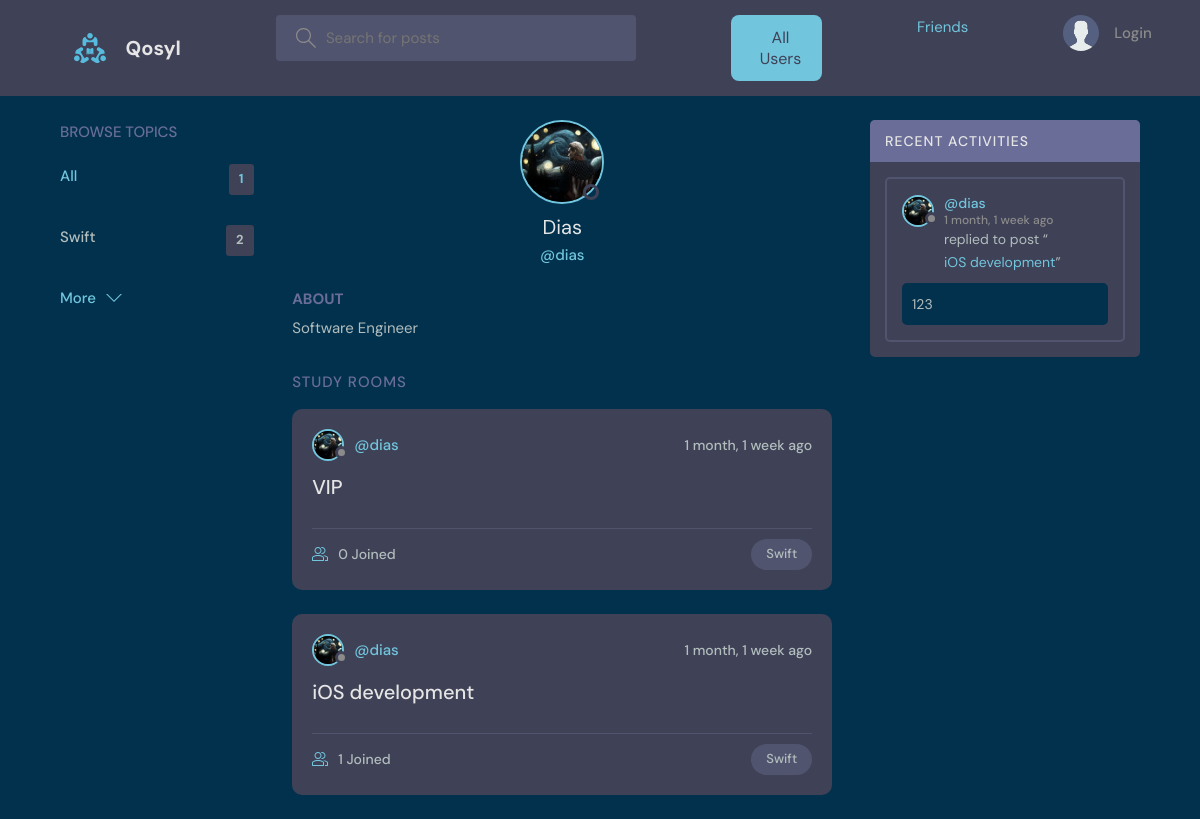
Before: /profile/2/ with the older database file.
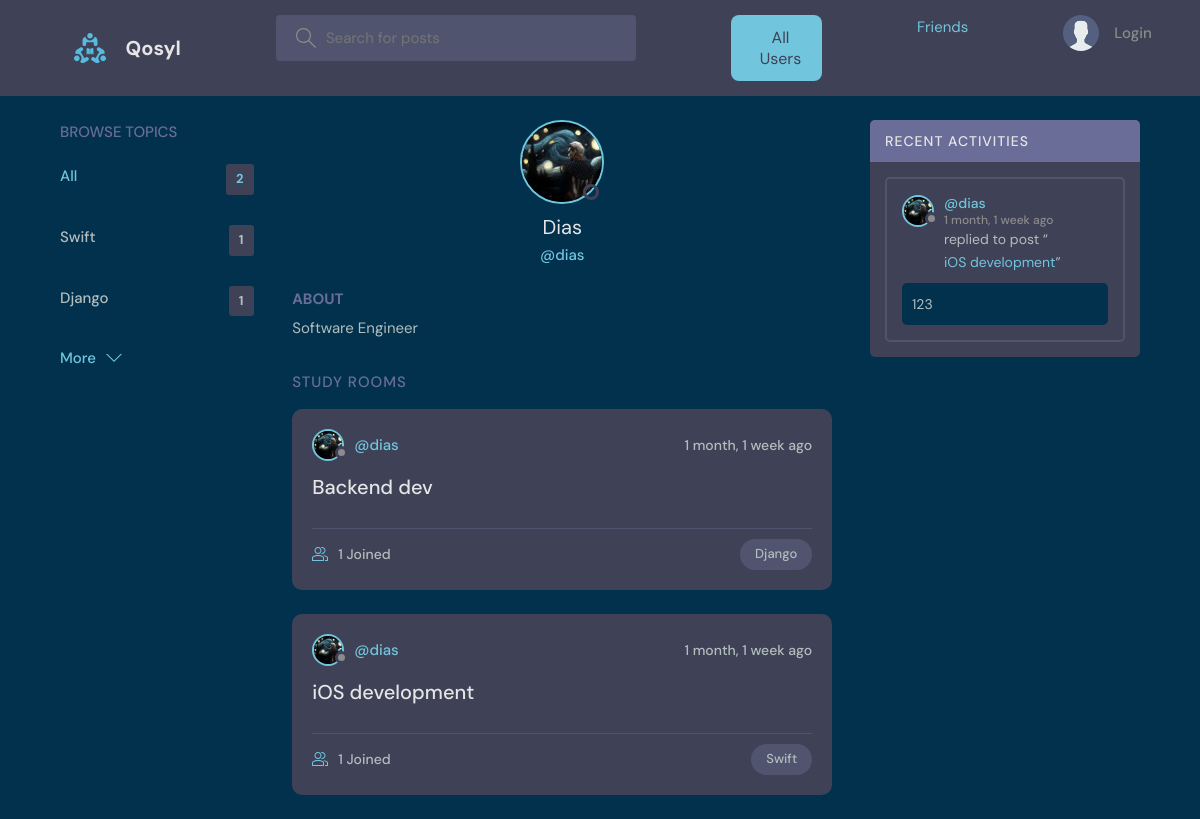
After: the same page with the newer database file.
### users/models.py (models this page shows, shortened)
class Topic(models.Model):
    name = models.CharField(max_length=200)

class User(AbstractUser):
    name = models.CharField(max_length=200, null=True)
    email = models.EmailField(unique=True, null=True)
    bio = models.TextField(null=True)
    avatar = models.ImageField(upload_to='avatars/', null=True, blank=True)
    friends = models.ManyToManyField('self', blank=True, symmetrical=True, related_name='user_friends')
    USERNAME_FIELD = 'email'
    REQUIRED_FIELDS = []
    objects = UserManager()

### rooms/models.py (models this page shows)
class Room(models.Model):
    host = models.ForeignKey(settings.AUTH_USER_MODEL, on_delete=models.SET_NULL, null=True)
    topic = models.ForeignKey('users.Topic', on_delete=models.SET_NULL, null=True)
    name = models.CharField(max_length=200)
    description = models.TextField(null=True, blank=True)
    participants = models.ManyToManyField(settings.AUTH_USER_MODEL, related_name='participants', blank=True)
    updated = models.DateTimeField(auto_now=True)
    created = models.DateTimeField(auto_now_add=True)
    class Meta:
        ordering = ['-updated', '-created']
    def __str__(self):
        return self.name

### chat/models.py (models this page shows, shortened)
class Message(models.Model):
    user = models.ForeignKey(settings.AUTH_USER_MODEL, on_delete=models.CASCADE)
    room = models.ForeignKey(Room, on_delete=models.CASCADE)
    body = models.TextField()
    updated = models.DateTimeField(auto_now=True)
    created = models.DateTimeField(auto_now_add=True)
    class Meta:
        ordering = ['-updated', '-created']

### users/views.py (the view)
# urls.py: path('profile/<str:pk>/', views.userProfile, name="user-profile"),
def userProfile(request, pk):
    user = User.objects.get(id=pk)
    rooms = user.room_set.all()
    room_messages = user.message_set.all()
    topics = Topic.objects.all()
    context = {'user': user, 'rooms': rooms,
               'room_messages': room_messages, 'topics': topics}
    return render(request, 'users/profile.html', context)

### users/templates/users/profile.html (shortened to what this page needs)
{% extends 'main.html' %}
{% block content %}
<main class="profile-page layout layout--3">
  <div class="container">
    {% include 'users/topics_component.html' %}
    <div class="roomList">
      <div class="profile">
        <div class="profile__avatar">
          <div class="avatar avatar--large active">
            <img src="{{user.avatar.url}}" />
          </div>
        </div>
        <div class="profile__info">
          <h3>{{user.name}}</h3>
          <p>@{{user.username}}</p>
        </div>
        <div class="profile__about">
          <h3>About</h3>
          <p>
            {{user.bio}}
          </p>
        </div>
      </div>
      <div class="roomList__header">
        <div>
          <h2>Study Rooms</a>
          </h2>
        </div>
      </div>
      {% include 'base/feed_component.html' %}
    </div>
    {% include 'chat/activity_component.html' %}
  </div>
</main>
{% endblock content %}

### users/templates/users/topics_component.html
<div class="topics">
    <div class="topics__header">
        <h2>Browse Topics</h2>
    </div>
    <ul class="topics__list">
        <li>
            <a href="{% url 'home' %}" class="active">All <span>{{topics.count}}</span></a>
        </li>
        {% for topic in topics %}
        <li>
            <a href="{% url 'home' %}?q={{topic.name}}">{{topic.name}}<span>{{topic.room_set.all.count}}</span></a>
        </li>
        {% endfor %}
    </ul>
    <a class="btn btn--link" href="{% url 'topics' %}">
        More
        <svg version="1.1" xmlns="http://www.w3.org/2000/svg" width="32" height="32" viewBox="0 0 32 32">
            <title>chevron-down</title>
            <path d="M16 21l-13-13h-3l16 16 16-16h-3l-13 13z"></path>
        </svg>
    </a>
</div>

### base/templates/base/feed_component.html (shortened to what this page needs)
{% for room in rooms %}
<div class="roomListRoom">
    <div class="roomListRoom__header">
        <a href="{% url 'user-profile' room.host.id %}" class="roomListRoom__author">
            <div class="avatar avatar--small">
                <img src="{{room.host.avatar.url}}" />
            </div>
            <span>@{{room.host.username}}</span>
        </a>
        <div class="roomListRoom__actions">
            <span>{{room.created|timesince}} ago</span>
        </div>
    </div>
    <div class="roomListRoom__content">
        <a href="{% url 'room' room.id %}">{{room.name}}</a>
    </div>
    <div class="roomListRoom__meta">
        <a href="{% url 'room' room.id %}" class="roomListRoom__joined">
            {{room.participants.all.count}} Joined
        </a>
        <p class="roomListRoom__topic">{{room.topic.name}}</p>
    </div>
</div>
{% endfor %}

### chat/templates/chat/activity_component.html (shortened to what this page needs)
<div class="activities">
    <div class="activities__header">
        <h2>Recent Activities</h2>
    </div>
    {% for message in room_messages %}
    <div class="activities__box">
        <div class="activities__boxHeader roomListRoom__header">
            <a href="{% url 'user-profile' message.user.id %}" class="roomListRoom__author">
                <div class="avatar avatar--small">
                    <img src="{{message.user.avatar.url}}" />
                </div>
                <p>
                    @{{message.user.username}}
                    <span>{{message.created|timesince}} ago</span>
                </p>
            </a>
        </div>
        <div class="activities__boxContent">
            <p>replied to post “<a href="{% url 'room' message.room.id %}">{{message.room}}</a>”</p>
            <div class="activities__boxRoomContent">{{message.body}}</div>
        </div>
    </div>
    {% endfor %}
</div>

Changed rows visible on the page:
removed Room: host.avatar (picture), host.username "dias", created "1 month, 1 week", name "VIP", participants.all.count "0", topic.name "Swift"
computed for Topic "Swift": room_set.all.count "2" → "1"
added Topic: name "Django", room_set.all.count "1"
added Room: host.avatar (picture), host.username "dias", created "1 month, 1 week", name "Backend dev", participants.all.count "1", topic.name "Django"
Other visible differences:
{{ topics.count }}: "1" → "2"
